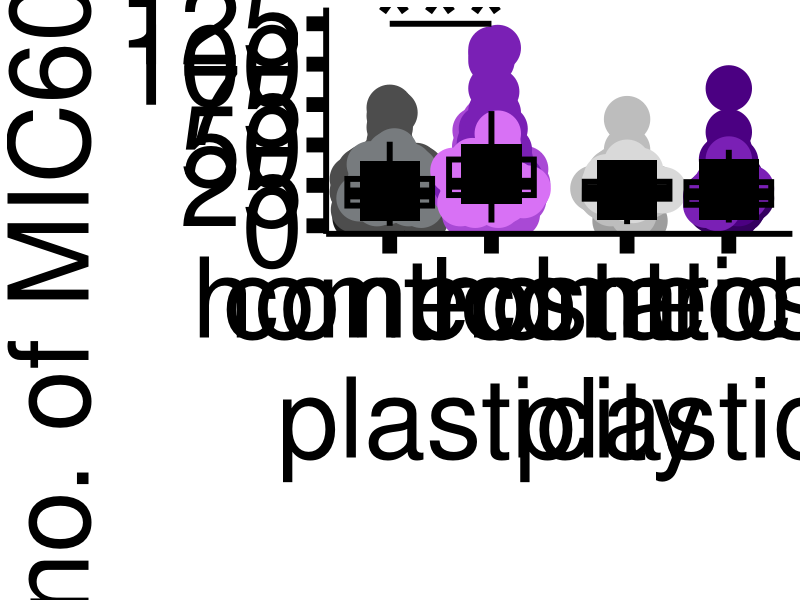
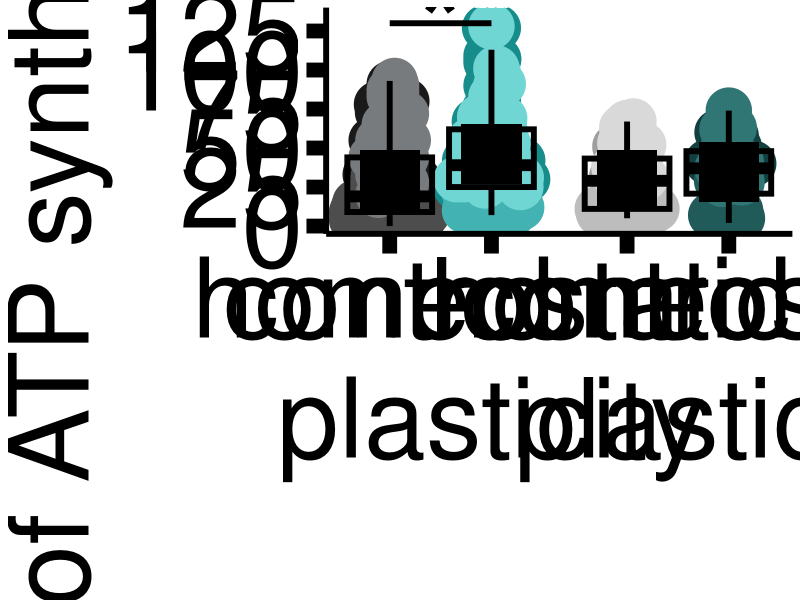
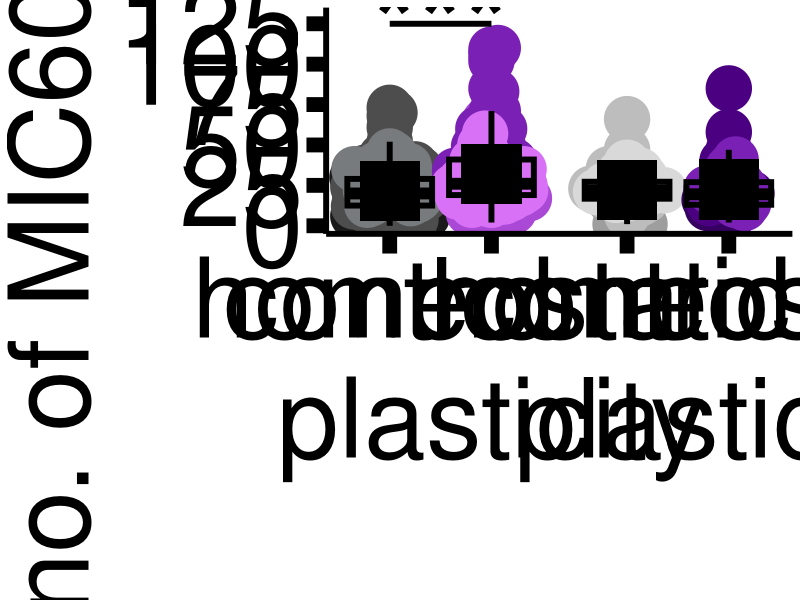
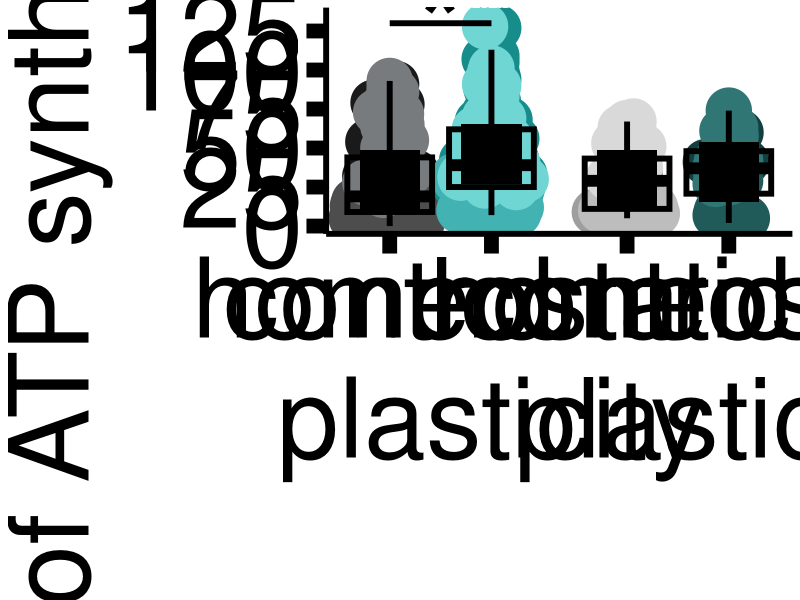

Generate these figures, in order, with R:
## ---- chunk 1
knitr::opts_chunk$set(echo = TRUE, message = FALSE, warning = FALSE,
                      fig.width = 30, fig.height = 20, fig.retina = 1,
                      out.width = "100%", fig.align = "center")
suppressPackageStartupMessages({
  library(dplyr); library(readr); library(ggplot2); library(ggbeeswarm)
  library(ggtext); library(afex); library(emmeans)
})

set.seed(20261109)
options(width = 120, dplyr.summarise.inform = FALSE)
options(contrasts = c("contr.treatment", "contr.poly"))

## ---- chunk 2
condition_order <- c("Control", "TTX")
region_order <- c("Juxta", "Non Juxta")
group_order <- c("Juxta Control", "Juxta TTX", "Non Juxta Control", "Non Juxta TTX")
spacing_map <- c("Juxta Control" = 1, "Juxta TTX" = 2.2,
                 "Non Juxta Control" = 3.8, "Non Juxta TTX" = 5)

juxta_mic60 <- read_csv("./Fig 4 D, E juxta.csv", show_col_types = FALSE) %>%
  transmute(Date = trimws(as.character(Date)), Condition = trimws(Condition),
            Dish = as.integer(parse_number(as.character(Dish))),
            Cell = as.integer(parse_number(as.character(Cell))),
            dendrite = as.integer(dendrite), mito = as.integer(spine),
            Region = "Juxta", Mic60 = as.numeric(probe02))

nonjuxta_mic60 <- read_csv("./Fig 4 D, E nonjuxta.csv", show_col_types = FALSE) %>%
  transmute(Date = trimws(as.character(Date)), Condition = trimws(Condition),
            Dish = as.integer(parse_number(as.character(Dish))),
            Cell = as.integer(parse_number(as.character(Cell))),
            dendrite = as.integer(dendrite), mito = as.integer(non_juxta),
            Region = "Non Juxta", Mic60 = as.numeric(probe02))

Mic60_df <- bind_rows(juxta_mic60, nonjuxta_mic60) %>%
  filter(Condition %in% condition_order, Date != "", is.finite(Mic60)) %>%
  mutate(Date = factor(Date), Condition = factor(Condition, levels = condition_order),
         Region = factor(Region, levels = region_order),
         Group = factor(paste(Region, Condition), levels = group_order),
         x_pos = unname(spacing_map[as.character(Group)]),
         Group_Date = paste(Group, Date, sep = "_"))
if (!nrow(Mic60_df)) stop("No valid Mic60 measurements remain.")
Mic60_df %>% mutate(across(where(is.numeric), ~ round(.x, 3)))
## ---- chunk 3
summary_table <- Mic60_df %>% group_by(Group) %>%
  summarise(n_Mitochondria = n_distinct(Date, Dish, Cell, dendrite, mito),
            n_Dendrites = n_distinct(Date, Dish, Cell, dendrite),
            n_Cells = n_distinct(Date, Dish, Cell), n_Experiment_Dates = n_distinct(Date),
            `Mean (SE)` = sprintf("%.3f (%.3f)", mean(Mic60),
                                  sd(Mic60) / sqrt(n())), .groups = "drop")
summary_table
## ---- chunk 4
format_p <- function(p) ifelse(p < 0.0001, "<0.0001", sprintf("%.4f", p))
fit_aov <- aov(Mic60 ~ Condition * Region * Date, data = Mic60_df)
aov_tab <- anova(fit_aov)
anova_table <- as.data.frame(aov_tab) %>% tibble::rownames_to_column("Effect") %>%
  filter(trimws(Effect) != "Residuals") %>%
  transmute(Effect = dplyr::recode(trimws(Effect), Condition = "Condition",
                                   Region = "Region", Date = "Date",
                                   `Condition:Region` = "Condition x Region",
                                   `Condition:Date` = "Condition x Date",
                                   `Region:Date` = "Region x Date",
                                   `Condition:Region:Date` = "Condition x Region x Date"),
            df = Df, F = round(`F value`, 3), `p value` = format_p(`Pr(>F)`))
anova_table

cell_emm <- emmeans::emmeans(fit_aov, ~ Region * Condition)
all_pairs <- as.data.frame(emmeans::contrast(cell_emm, "pairwise", adjust = "tukey"))
pair_parts <- strsplit(as.character(all_pairs$contrast), " - ", fixed = TRUE)
pair_key <- function(x, y) paste(sort(c(x, y)), collapse = "|")
all_pairs <- all_pairs %>%
  mutate(group1 = vapply(pair_parts, `[`, character(1), 1),
         group2 = vapply(pair_parts, `[`, character(1), 2),
         pair = mapply(pair_key, group1, group2))

comparison_results <- tibble(
  group1 = c("Juxta Control", "Non Juxta Control", "Juxta Control", "Juxta TTX"),
  group2 = c("Juxta TTX", "Non Juxta TTX", "Non Juxta Control", "Non Juxta TTX")
) %>%
  mutate(pair = mapply(pair_key, group1, group2)) %>%
  left_join(all_pairs %>% select(pair, p_value = p.value), by = "pair") %>%
  select(-pair)

group_means <- Mic60_df %>% group_by(Group) %>%
  summarise(mean = mean(Mic60), SE = sd(Mic60) / sqrt(n()), .groups = "drop")
stats_table <- comparison_results %>%
  left_join(group_means, by = c("group1" = "Group")) %>% rename(mean1 = mean, SE1 = SE) %>%
  left_join(group_means, by = c("group2" = "Group")) %>% rename(mean2 = mean, SE2 = SE) %>%
  transmute(Test = "Three-way ANOVA with Tukey post hoc",
            Comparison = paste(group1, "vs", group2),
            `Group 1 mean (SE)` = sprintf("%.3f (%.3f)", mean1, SE1),
            `Group 2 mean (SE)` = sprintf("%.3f (%.3f)", mean2, SE2),
            `Condition p` = format_p(aov_tab["Condition", "Pr(>F)"]),
            `Region p` = format_p(aov_tab["Region", "Pr(>F)"]),
            `Condition x Region p` = format_p(aov_tab["Condition:Region", "Pr(>F)"]),
            `Tukey p` = format_p(p_value))
stats_table
## ---- chunk 5
set.seed(20261109)
p_to_stars <- function(p) case_when(p < 0.001 ~ "***", p < 0.01 ~ "**",
                                    p < 0.05 ~ "*", TRUE ~ "ns")
test_results <- comparison_results %>%
  filter(group1 == "Juxta Control", group2 == "Juxta TTX") %>%
  mutate(group1_x = unname(spacing_map[group1]), group2_x = unname(spacing_map[group2]),
         y_position = 125, stars = p_to_stars(p_value)) %>% filter(stars != "ns")

date_levels <- levels(Mic60_df$Date)
group_date_colors <- c(
  setNames(rep(c("#1A1A1A", "#4D4D4D", "#777B7E"), length.out = length(date_levels)),
           paste("Juxta Control", date_levels, sep = "_")),
  setNames(rep(c("#A949D5", "#7A20B5", "#D871F5"), length.out = length(date_levels)),
           paste("Juxta TTX", date_levels, sep = "_")),
  setNames(rep(c("#9E9E9E", "#BDBDBD", "#D9D9D9"), length.out = length(date_levels)),
           paste("Non Juxta Control", date_levels, sep = "_")),
  setNames(rep(c("#350060", "#4B0082", "#7A20B5"), length.out = length(date_levels)),
           paste("Non Juxta TTX", date_levels, sep = "_"))
)

fig4d_plot <- ggplot(Mic60_df, aes(x_pos, Mic60, color = Group_Date)) +
  ggbeeswarm::geom_beeswarm(cex = 2, priority = "random", size = 15, corral = "random") +
  geom_boxplot(aes(group = x_pos), fill = NA, width = 1, linewidth = 2,
               outlier.shape = NA, color = "black") +
  stat_summary(aes(group = x_pos), fun = mean, geom = "point",
               shape = 15, size = 20, color = "black") +
  geom_segment(data = test_results,
               aes(x = group1_x, xend = group2_x, y = y_position, yend = y_position),
               inherit.aes = FALSE, linewidth = 2, color = "black") +
  geom_text(data = test_results,
            aes(x = (group1_x + group2_x) / 2, y = y_position + 3, label = stars),
            inherit.aes = FALSE, size = 30, color = "black", fontface = "bold") +
  scale_x_continuous(breaks = unname(spacing_map),
                     labels = c("control", "homeostatic\nplasticity",
                                "control", "homeostatic\nplasticity")) +
  scale_color_manual(values = group_date_colors) +
  scale_y_continuous(oob = scales::oob_keep, breaks = c(0, 25, 50, 75, 100, 125),
                     limits = c(-5, 135), expand = c(0, 0)) +
  labs(x = "", y = "no. of MIC60 copies") +
  theme_classic() +
  theme(axis.title = element_text(size = 80, color = "black"),
        axis.text = element_text(size = 80, color = "black"),
        axis.ticks = element_line(linewidth = 5, color = "black"),
        axis.ticks.length = grid::unit(0.5, "cm"),
        axis.line = element_line(linewidth = 2, color = "black"),
        legend.position = "none")
fig4d_plot
## ---- chunk 6
dir.create("./Graphs", recursive = TRUE, showWarnings = FALSE)
output_file <- "./Graphs/Fig 4D.png"
ggsave(output_file, fig4d_plot, width = 30, height = 24, units = "in", dpi = 300)
tibble(Figure = "Fig 4D", File = output_file)
## ---- chunk 7
condition_order <- c("Control", "TTX")
region_order <- c("Juxta", "Non Juxta")
group_order <- c("Juxta Control", "Juxta TTX", "Non Juxta Control", "Non Juxta TTX")
spacing_map <- c("Juxta Control" = 1, "Juxta TTX" = 2.2,
                 "Non Juxta Control" = 3.8, "Non Juxta TTX" = 5)

juxta_atp <- read_csv("./Fig 4 D, E juxta.csv", show_col_types = FALSE) %>%
  transmute(Date = trimws(as.character(Date)), Condition = trimws(Condition),
            Dish = as.integer(parse_number(as.character(Dish))),
            Cell = as.integer(parse_number(as.character(Cell))),
            dendrite = as.integer(dendrite), mito = as.integer(spine),
            Region = "Juxta", ATP_synthase = as.numeric(probe01))

nonjuxta_atp <- read_csv("./Fig 4 D, E nonjuxta.csv", show_col_types = FALSE) %>%
  transmute(Date = trimws(as.character(Date)), Condition = trimws(Condition),
            Dish = as.integer(parse_number(as.character(Dish))),
            Cell = as.integer(parse_number(as.character(Cell))),
            dendrite = as.integer(dendrite), mito = as.integer(non_juxta),
            Region = "Non Juxta", ATP_synthase = as.numeric(probe01))

ATP_df <- bind_rows(juxta_atp, nonjuxta_atp) %>%
  filter(Condition %in% condition_order, Date != "", is.finite(ATP_synthase)) %>%
  mutate(Date = factor(Date), Condition = factor(Condition, levels = condition_order),
         Region = factor(Region, levels = region_order),
         Group = factor(paste(Region, Condition), levels = group_order),
         x_pos = unname(spacing_map[as.character(Group)]),
         Group_Date = paste(Group, Date, sep = "_"))
if (!nrow(ATP_df)) stop("No valid ATP synthase measurements remain.")
ATP_df %>% mutate(across(where(is.numeric), ~ round(.x, 3)))
## ---- chunk 8
summary_table <- ATP_df %>% group_by(Group) %>%
  summarise(n_Mitochondria = n_distinct(Date, Dish, Cell, dendrite, mito),
            n_Dendrites = n_distinct(Date, Dish, Cell, dendrite),
            n_Cells = n_distinct(Date, Dish, Cell), n_Experiment_Dates = n_distinct(Date),
            `Mean (SE)` = sprintf("%.3f (%.3f)", mean(ATP_synthase),
                                  sd(ATP_synthase) / sqrt(n())), .groups = "drop")
summary_table
## ---- chunk 9
format_p <- function(p) ifelse(p < 0.0001, "<0.0001", sprintf("%.4f", p))
fit_aov <- aov(ATP_synthase ~ Condition * Region * Date, data = ATP_df)
aov_tab <- anova(fit_aov)
anova_table <- as.data.frame(aov_tab) %>% tibble::rownames_to_column("Effect") %>%
  filter(trimws(Effect) != "Residuals") %>%
  transmute(Effect = dplyr::recode(trimws(Effect), Condition = "Condition",
                                   Region = "Region", Date = "Date",
                                   `Condition:Region` = "Condition x Region",
                                   `Condition:Date` = "Condition x Date",
                                   `Region:Date` = "Region x Date",
                                   `Condition:Region:Date` = "Condition x Region x Date"),
            df = Df, F = round(`F value`, 3), `p value` = format_p(`Pr(>F)`))
anova_table

cell_emm <- emmeans::emmeans(fit_aov, ~ Region * Condition)
all_pairs <- as.data.frame(emmeans::contrast(cell_emm, "pairwise", adjust = "tukey"))
pair_parts <- strsplit(as.character(all_pairs$contrast), " - ", fixed = TRUE)
pair_key <- function(x, y) paste(sort(c(x, y)), collapse = "|")
all_pairs <- all_pairs %>%
  mutate(group1 = vapply(pair_parts, `[`, character(1), 1),
         group2 = vapply(pair_parts, `[`, character(1), 2),
         pair = mapply(pair_key, group1, group2))

comparison_results <- tibble(
  group1 = c("Juxta Control", "Non Juxta Control", "Juxta Control", "Juxta TTX"),
  group2 = c("Juxta TTX", "Non Juxta TTX", "Non Juxta Control", "Non Juxta TTX")
) %>%
  mutate(pair = mapply(pair_key, group1, group2)) %>%
  left_join(all_pairs %>% select(pair, p_value = p.value), by = "pair") %>%
  select(-pair)

group_means <- ATP_df %>% group_by(Group) %>%
  summarise(mean = mean(ATP_synthase), SE = sd(ATP_synthase) / sqrt(n()), .groups = "drop")
stats_table <- comparison_results %>%
  left_join(group_means, by = c("group1" = "Group")) %>% rename(mean1 = mean, SE1 = SE) %>%
  left_join(group_means, by = c("group2" = "Group")) %>% rename(mean2 = mean, SE2 = SE) %>%
  transmute(Test = "Three-way ANOVA with Tukey post hoc",
            Comparison = paste(group1, "vs", group2),
            `Group 1 mean (SE)` = sprintf("%.3f (%.3f)", mean1, SE1),
            `Group 2 mean (SE)` = sprintf("%.3f (%.3f)", mean2, SE2),
            `Condition p` = format_p(aov_tab["Condition", "Pr(>F)"]),
            `Region p` = format_p(aov_tab["Region", "Pr(>F)"]),
            `Condition x Region p` = format_p(aov_tab["Condition:Region", "Pr(>F)"]),
            `Tukey p` = format_p(p_value))
stats_table
## ---- chunk 10
set.seed(20261109)
p_to_stars <- function(p) case_when(p < 0.001 ~ "***", p < 0.01 ~ "**",
                                    p < 0.05 ~ "*", TRUE ~ "ns")
test_results <- comparison_results %>%
  filter(group1 == "Juxta Control", group2 == "Juxta TTX") %>%
  mutate(group1_x = unname(spacing_map[group1]), group2_x = unname(spacing_map[group2]),
         y_position = 130, stars = p_to_stars(p_value)) %>% filter(stars != "ns")

date_levels <- levels(ATP_df$Date)
group_date_colors <- c(
  setNames(rep(c("#1A1A1A", "#4D4D4D", "#777B7E"), length.out = length(date_levels)),
           paste("Juxta Control", date_levels, sep = "_")),
  setNames(rep(c("#168C8B", "#42B3B2", "#70D6D4"), length.out = length(date_levels)),
           paste("Juxta TTX", date_levels, sep = "_")),
  setNames(rep(c("#9E9E9E", "#BDBDBD", "#D9D9D9"), length.out = length(date_levels)),
           paste("Non Juxta Control", date_levels, sep = "_")),
  setNames(rep(c("#123F3F", "#205B5A", "#307675"), length.out = length(date_levels)),
           paste("Non Juxta TTX", date_levels, sep = "_"))
)

fig4e_plot <- ggplot(ATP_df, aes(x_pos, ATP_synthase, color = Group_Date)) +
  ggbeeswarm::geom_beeswarm(cex = 2, priority = "random", size = 15, corral = "random") +
  geom_boxplot(aes(group = x_pos), fill = NA, width = 1, linewidth = 2,
               outlier.shape = NA, color = "black") +
  stat_summary(aes(group = x_pos), fun = mean, geom = "point",
               shape = 15, size = 20, color = "black") +
  geom_segment(data = test_results,
               aes(x = group1_x, xend = group2_x, y = y_position, yend = y_position),
               inherit.aes = FALSE, linewidth = 2, color = "black") +
  geom_text(data = test_results,
            aes(x = (group1_x + group2_x) / 2, y = y_position + 3, label = stars),
            inherit.aes = FALSE, size = 30, color = "black", fontface = "bold") +
  scale_x_continuous(breaks = unname(spacing_map),
                     labels = c("control", "homeostatic\nplasticity",
                                "control", "homeostatic\nplasticity")) +
  scale_color_manual(values = group_date_colors) +
  scale_y_continuous(oob = scales::oob_keep, breaks = c(0, 25, 50, 75, 100, 125),
                     limits = c(-5, 140), expand = c(0, 0)) +
  labs(x = "", y = "no. of ATP synthase copies") +
  theme_classic() +
  theme(axis.title = element_text(size = 80, color = "black"),
        axis.text = element_text(size = 80, color = "black"),
        axis.ticks = element_line(linewidth = 5, color = "black"),
        axis.ticks.length = grid::unit(0.5, "cm"),
        axis.line = element_line(linewidth = 2, color = "black"),
        legend.position = "none")
fig4e_plot
## ---- chunk 11
dir.create("./Graphs", recursive = TRUE, showWarnings = FALSE)
output_file <- "./Graphs/Fig 4E.png"
ggsave(output_file, fig4e_plot, width = 30, height = 24, units = "in", dpi = 300)
tibble(Figure = "Fig 4E", File = output_file)
